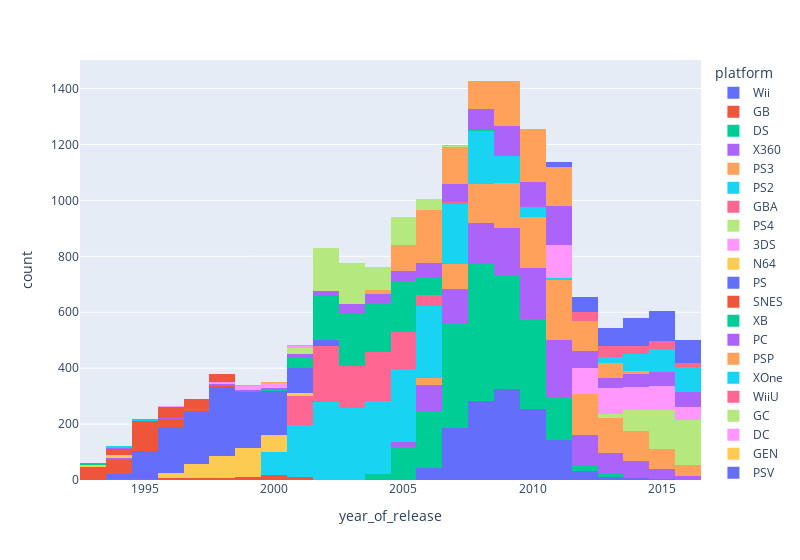

This figure's notebook cell:
### Markdown cell above
#### Прогнозирование продаж на 2017 год и тренды
* Ранее мы выявнили, что в 2010 году произошел кризис, из графика выше видно, что после этого периода появление игр находилось на одном уровне
* Оптимальным периодом определим 5 последних лет, когда внешние факторы оказывали минимальное плияние на выпуск игр, помимо этого 5 лет - близок к среднему периоду выхода/ухода новых платформ

### Code cell
px.histogram(df,x='year_of_release',color = 'platform',width=800)

### Figure 1 — Plotly figure (JSON) as saved in the notebook; plotly's stock layout.template omitted (floating-point values rounded to 4 significant figures; data arrays with more than 128 entries replaced by an {"elided": "..."} marker saying what was removed)
{"data": [{"alignmentgroup": "True", "bingroup": "x", "hovertemplate": "platform=Wii<br>year_of_release=%{x}<br>count=%{y}<extra></extra>", "legendgroup": "Wii", "marker": {"color": "#636efa", "pattern": {"shape": ""}}, "name": "Wii", "offsetgroup": "Wii", "orientation": "v", "showlegend": true, "type": "histogram", "x": {"elided": "1286 int values"}, "xaxis": "x", "yaxis": "y"}, {"alignmentgroup": "True", "bingroup": "x", "hovertemplate": "platform=GB<br>year_of_release=%{x}<br>count=%{y}<extra></extra>", "legendgroup": "GB", "marker": {"color": "#EF553B", "pattern": {"shape": ""}}, "name": "GB", "offsetgroup": "GB", "orientation": "v", "showlegend": true, "type": "histogram", "x": [1996, 1999, 1998, 2000, 1999, 1994, 1999, 1994, 1998, 1994, 1995, 1996, 1998, 1998, 2000, 2000, 2000, 1998, 2001, 2001, 2001, 1998, 2001, 1997, 1996, 1997, 2000, 2000, 1997, 1999, 2000, 1999, 1997, 2001, 2000, 2000, 1999, 1995, 2001, 1999, 1997, 2001, 1998, 1997, 1996, 1995, 1999, 1995, 1999, 2000, 1996, 2000, 2000, 1997, 1996, 1997, 2000, 1999, 2000, 2001, 2000, 1999, 2001, 2000, 2001, 2000, 1998], "xaxis": "x", "yaxis": "y"}, {"alignmentgroup": "True", "bingroup": "x", "hovertemplate": "platform=DS<br>year_of_release=%{x}<br>count=%{y}<extra></extra>", "legendgroup": "DS", "marker": {"color": "#00cc96", "pattern": {"shape": ""}}, "name": "DS", "offsetgroup": "DS", "orientation": "v", "showlegend": true, "type": "histogram", "x": {"elided": "2120 int values"}, "xaxis": "x", "yaxis": "y"}, {"alignmentgroup": "True", "bingroup": "x", "hovertemplate": "platform=X360<br>year_of_release=%{x}<br>count=%{y}<extra></extra>", "legendgroup": "X360", "marker": {"color": "#ab63fa", "pattern": {"shape": ""}}, "name": "X360", "offsetgroup": "X360", "orientation": "v", "showlegend": true, "type": "histogram", "x": {"elided": "1232 int values"}, "xaxis": "x", "yaxis": "y"}, {"alignmentgroup": "True", "bingroup": "x", "hovertemplate": "platform=PS3<br>year_of_release=%{x}<br>count=%{y}<extra></extra>", "legendgroup": "PS3", "marker": {"color": "#FFA15A", "pattern": {"shape": ""}}, "name": "PS3", "offsetgroup": "PS3", "orientation": "v", "showlegend": true, "type": "histogram", "x": {"elided": "1306 int values"}, "xaxis": "x", "yaxis": "y"}, {"alignmentgroup": "True", "bingroup": "x", "hovertemplate": "platform=PS2<br>year_of_release=%{x}<br>count=%{y}<extra></extra>", "legendgroup": "PS2", "marker": {"color": "#19d3f3", "pattern": {"shape": ""}}, "name": "PS2", "offsetgroup": "PS2", "orientation": "v", "showlegend": true, "type": "histogram", "x": {"elided": "2127 int values"}, "xaxis": "x", "yaxis": "y"}, {"alignmentgroup": "True", "bingroup": "x", "hovertemplate": "platform=GBA<br>year_of_release=%{x}<br>count=%{y}<extra></extra>", "legendgroup": "GBA", "marker": {"color": "#FF6692", "pattern": {"shape": ""}}, "name": "GBA", "offsetgroup": "GBA", "orientation": "v", "showlegend": true, "type": "histogram", "x": {"elided": "811 int values"}, "xaxis": "x", "yaxis": "y"}, {"alignmentgroup": "True", "bingroup": "x", "hovertemplate": "platform=PS4<br>year_of_release=%{x}<br>count=%{y}<extra></extra>", "legendgroup": "PS4", "marker": {"color": "#B6E880", "pattern": {"shape": ""}}, "name": "PS4", "offsetgroup": "PS4", "orientation": "v", "showlegend": true, "type": "histogram", "x": {"elided": "392 int values"}, "xaxis": "x", "yaxis": "y"}, {"alignmentgroup": "True", "bingroup": "x", "hovertemplate": "platform=3DS<br>year_of_release=%{x}<br>count=%{y}<extra></extra>", "legendgroup": "3DS", "marker": {"color": "#FF97FF", "pattern": {"shape": ""}}, "name": "3DS", "offsetgroup": "3DS", "orientation": "v", "showlegend": true, "type": "histogram", "x": {"elided": "512 int values"}, "xaxis": "x", "yaxis": "y"}, {"alignmentgroup": "True", "bingroup": "x", "hovertemplate": "platform=N64<br>year_of_release=%{x}<br>count=%{y}<extra></extra>", "legendgroup": "N64", "marker": {"color": "#FECB52", "pattern": {"shape": ""}}, "name": "N64", "offsetgroup": "N64", "orientation": "v", "showlegend": true, "type": "histogram", "x": {"elided": "316 int values"}, "xaxis": "x", "yaxis": "y"}, {"alignmentgroup": "True", "bingroup": "x", "hovertemplate": "platform=PS<br>year_of_release=%{x}<br>count=%{y}<extra></extra>", "legendgroup": "PS", "marker": {"color": "#636efa", "pattern": {"shape": ""}}, "name": "PS", "offsetgroup": "PS", "orientation": "v", "showlegend": true, "type": "histogram", "x": {"elided": "1190 int values"}, "xaxis": "x", "yaxis": "y"}, {"alignmentgroup": "True", "bingroup": "x", "hovertemplate": "platform=SNES<br>year_of_release=%{x}<br>count=%{y}<extra></extra>", "legendgroup": "SNES", "marker": {"color": "#EF553B", "pattern": {"shape": ""}}, "name": "SNES", "offsetgroup": "SNES", "orientation": "v", "showlegend": true, "type": "histogram", "x": {"elided": "190 int values"}, "xaxis": "x", "yaxis": "y"}, {"alignmentgroup": "True", "bingroup": "x", "hovertemplate": "platform=XB<br>year_of_release=%{x}<br>count=%{y}<extra></extra>", "legendgroup": "XB", "marker": {"color": "#00cc96", "pattern": {"shape": ""}}, "name": "XB", "offsetgroup": "XB", "orientation": "v", "showlegend": true, "type": "histogram", "x": {"elided": "803 int values"}, "xaxis": "x", "yaxis": "y"}, {"alignmentgroup": "True", "bingroup": "x", "hovertemplate": "platform=PC<br>year_of_release=%{x}<br>count=%{y}<extra></extra>", "legendgroup": "PC", "marker": {"color": "#ab63fa", "pattern": {"shape": ""}}, "name": "PC", "offsetgroup": "PC", "orientation": "v", "showlegend": true, "type": "histogram", "x": {"elided": "950 int values"}, "xaxis": "x", "yaxis": "y"}, {"alignmentgroup": "True", "bingroup": "x", "hovertemplate": "platform=PSP<br>year_of_release=%{x}<br>count=%{y}<extra></extra>", "legendgroup": "PSP", "marker": {"color": "#FFA15A", "pattern": {"shape": ""}}, "name": "PSP", "offsetgroup": "PSP", "orientation": "v", "showlegend": true, "type": "histogram", "x": {"elided": "1193 int values"}, "xaxis": "x", "yaxis": "y"}, {"alignmentgroup": "True", "bingroup": "x", "hovertemplate": "platform=XOne<br>year_of_release=%{x}<br>count=%{y}<extra></extra>", "legendgroup": "XOne", "marker": {"color": "#19d3f3", "pattern": {"shape": ""}}, "name": "XOne", "offsetgroup": "XOne", "orientation": "v", "showlegend": true, "type": "histogram", "x": {"elided": "247 int values"}, "xaxis": "x", "yaxis": "y"}, {"alignmentgroup": "True", "bingroup": "x", "hovertemplate": "platform=WiiU<br>year_of_release=%{x}<br>count=%{y}<extra></extra>", "legendgroup": "WiiU", "marker": {"color": "#FF6692", "pattern": {"shape": ""}}, "name": "WiiU", "offsetgroup": "WiiU", "orientation": "v", "showlegend": true, "type": "histogram", "x": {"elided": "147 int values"}, "xaxis": "x", "yaxis": "y"}, {"alignmentgroup": "True", "bingroup": "x", "hovertemplate": "platform=GC<br>year_of_release=%{x}<br>count=%{y}<extra></extra>", "legendgroup": "GC", "marker": {"color": "#B6E880", "pattern": {"shape": ""}}, "name": "GC", "offsetgroup": "GC", "orientation": "v", "showlegend": true, "type": "histogram", "x": {"elided": "542 int values"}, "xaxis": "x", "yaxis": "y"}, {"alignmentgroup": "True", "bingroup": "x", "hovertemplate": "platform=DC<br>year_of_release=%{x}<br>count=%{y}<extra></extra>", "legendgroup": "DC", "marker": {"color": "#FF97FF", "pattern": {"shape": ""}}, "name": "DC", "offsetgroup": "DC", "orientation": "v", "showlegend": true, "type": "histogram", "x": [1998, 2000, 1999, 1999, 2000, 2000, 1999, 1999, 1998, 1999, 1999, 2001, 1999, 2002, 1998, 1999, 2000, 2000, 2000, 2001, 2000, 1999, 2001, 1998, 2000, 2000, 2000, 2001, 2001, 2000, 1999, 1999, 1999, 2000, 2000, 1999, 2000, 1998, 2000, 2000, 2001, 1998, 2000, 1998, 2000, 2000, 1999, 2001, 2001, 2008, 2000, 2007], "xaxis": "x", "yaxis": "y"}, {"alignmentgroup": "True", "bingroup": "x", "hovertemplate": "platform=GEN<br>year_of_release=%{x}<br>count=%{y}<extra></extra>", "legendgroup": "GEN", "marker": {"color": "#FECB52", "pattern": {"shape": ""}}, "name": "GEN", "offsetgroup": "GEN", "orientation": "v", "showlegend": true, "type": "histogram", "x": [1993, 1994, 1994, 1994, 1994, 1994, 1994, 1993, 1993, 1994, 1994, 1994, 1993, 1993, 1993, 1993, 1993, 1994, 1994, 1993, 1994], "xaxis": "x", "yaxis": "y"}, {"alignmentgroup": "True", "bingroup": "x", "hovertemplate": "platform=PSV<br>year_of_release=%{x}<br>count=%{y}<extra></extra>", "legendgroup": "PSV", "marker": {"color": "#636efa", "pattern": {"shape": ""}}, "name": "PSV", "offsetgroup": "PSV", "orientation": "v", "showlegend": true, "type": "histogram", "x": {"elided": "429 int values"}, "xaxis": "x", "yaxis": "y"}, {"alignmentgroup": "True", "bingroup": "x", "hovertemplate": "platform=SAT<br>year_of_release=%{x}<br>count=%{y}<extra></extra>", "legendgroup": "SAT", "marker": {"color": "#EF553B", "pattern": {"shape": ""}}, "name": "SAT", "offsetgroup": "SAT", "orientation": "v", "showlegend": true, "type": "histogram", "x": {"elided": "173 int values"}, "xaxis": "x", "yaxis": "y"}, {"alignmentgroup": "True", "bingroup": "x", "hovertemplate": "platform=NES<br>year_of_release=%{x}<br>count=%{y}<extra></extra>", "legendgroup": "NES", "marker": {"color": "#00cc96", "pattern": {"shape": ""}}, "name": "NES", "offsetgroup": "NES", "orientation": "v", "showlegend": true, "type": "histogram", "x": [1993, 1993, 1993, 1993, 1994], "xaxis": "x", "yaxis": "y"}, {"alignmentgroup": "True", "bingroup": "x", "hovertemplate": "platform=SCD<br>year_of_release=%{x}<br>count=%{y}<extra></extra>", "legendgroup": "SCD", "marker": {"color": "#ab63fa", "pattern": {"shape": ""}}, "name": "SCD", "offsetgroup": "SCD", "orientation": "v", "showlegend": true, "type": "histogram", "x": [1993, 1994, 1994, 1994, 1994, 1994], "xaxis": "x", "yaxis": "y"}, {"alignmentgroup": "True", "bingroup": "x", "hovertemplate": "platform=WS<br>year_of_release=%{x}<br>count=%{y}<extra></extra>", "legendgroup": "WS", "marker": {"color": "#FFA15A", "pattern": {"shape": ""}}, "name": "WS", "offsetgroup": "WS", "orientation": "v", "showlegend": true, "type": "histogram", "x": [2000, 1999, 2001, 1999, 2000, 2001], "xaxis": "x", "yaxis": "y"}, {"alignmentgroup": "True", "bingroup": "x", "hovertemplate": "platform=NG<br>year_of_release=%{x}<br>count=%{y}<extra></extra>", "legendgroup": "NG", "marker": {"color": "#19d3f3", "pattern": {"shape": ""}}, "name": "NG", "offsetgroup": "NG", "orientation": "v", "showlegend": true, "type": "histogram", "x": [1994, 1994, 1995, 1994, 1993, 1994, 1995, 1993, 1996, 1996, 1995, 1995], "xaxis": "x", "yaxis": "y"}, {"alignmentgroup": "True", "bingroup": "x", "hovertemplate": "platform=TG16<br>year_of_release=%{x}<br>count=%{y}<extra></extra>", "legendgroup": "TG16", "marker": {"color": "#FF6692", "pattern": {"shape": ""}}, "name": "TG16", "offsetgroup": "TG16", "orientation": "v", "showlegend": true, "type": "histogram", "x": [1995, 1995], "xaxis": "x", "yaxis": "y"}, {"alignmentgroup": "True", "bingroup": "x", "hovertemplate": "platform=3DO<br>year_of_release=%{x}<br>count=%{y}<extra></extra>", "legendgroup": "3DO", "marker": {"color": "#B6E880", "pattern": {"shape": ""}}, "name": "3DO", "offsetgroup": "3DO", "orientation": "v", "showlegend": true, "type": "histogram", "x": [1995, 1994, 1995], "xaxis": "x", "yaxis": "y"}, {"alignmentgroup": "True", "bingroup": "x", "hovertemplate": "platform=PCFX<br>year_of_release=%{x}<br>count=%{y}<extra></extra>", "legendgroup": "PCFX", "marker": {"color": "#FF97FF", "pattern": {"shape": ""}}, "name": "PCFX", "offsetgroup": "PCFX", "orientation": "v", "showlegend": true, "type": "histogram", "x": [1996], "xaxis": "x", "yaxis": "y"}], "layout": {"barmode": "relative", "legend": {"title": {"text": "platform"}, "tracegroupgap": 0}, "margin": {"t": 60}, "width": 800, "xaxis": {"anchor": "y", "domain": [0, 1], "title": {"text": "year_of_release"}}, "yaxis": {"anchor": "x", "domain": [0, 1], "title": {"text": "count"}}}}
